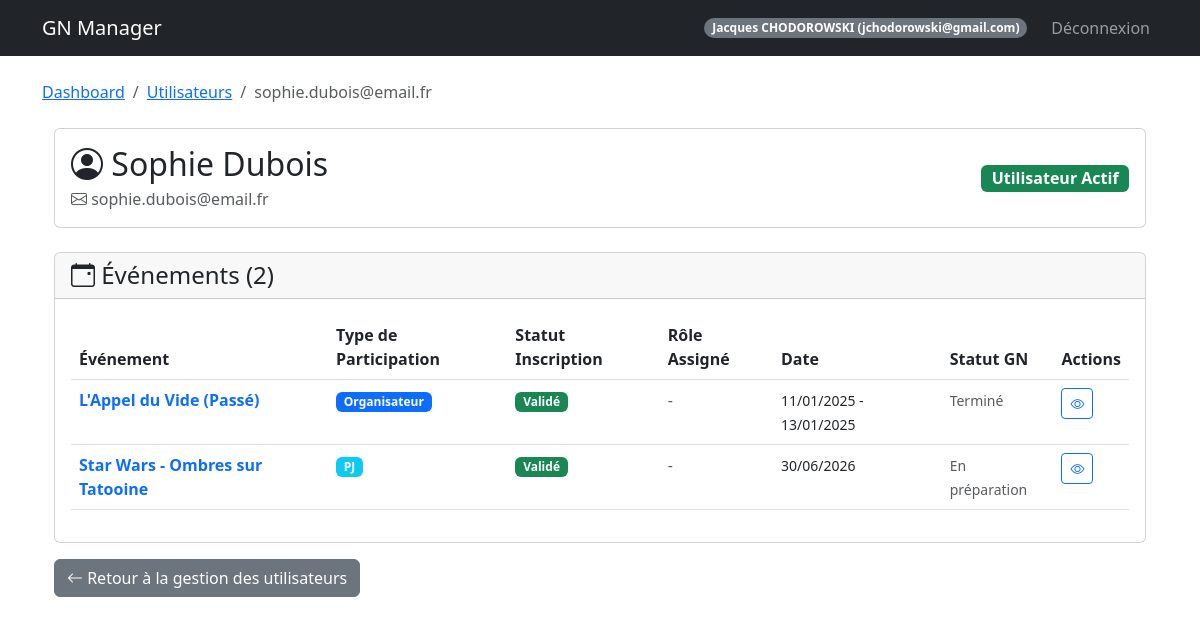
/admin/user/4/events (signed in), run on an earlier commit of the app's database.
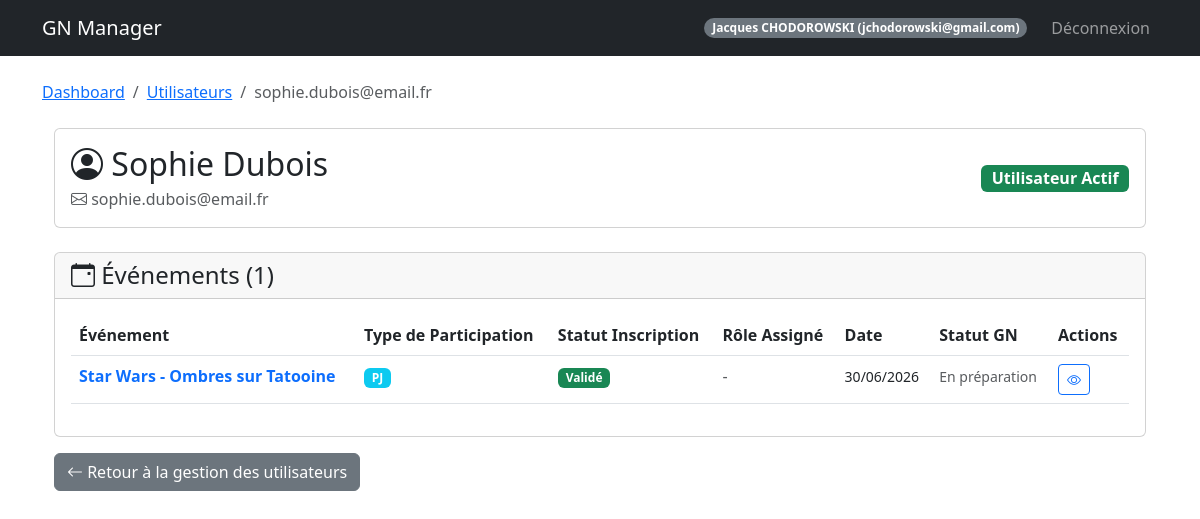
And on a later commit of the database.
### models.py (models this page shows, shortened)
class Event(db.Model):
    id = db.Column(db.Integer, primary_key=True)
    name = db.Column(db.String(100), nullable=False)
    description = db.Column(db.Text)
    date_start = db.Column(db.DateTime, nullable=False)
    date_end = db.Column(db.DateTime, nullable=False)
    location = db.Column(db.String(200))
    background_image = db.Column(db.String(200))
    visibility = db.Column(db.String(20), default='public')  # public, private
    organizer_structure = db.Column(db.String(100))
    org_link_url = db.Column(db.String(255))
    org_link_title = db.Column(db.String(100))
    google_form_url = db.Column(db.String(255))
    google_form_active = db.Column(db.Boolean, default=False)
    external_link = db.Column(db.String(255))
    statut = db.Column(db.String(50), default='En préparation')
    groups_config = db.Column(db.Text, default='{"PJ": ["Peu importe"], "PNJ": ["Peu importe"], "Organisateur": ["Peu importe"]}')
    max_pjs = db.Column(db.Integer, default=50)
    max_pnjs = db.Column(db.Integer, default=10)
    max_organizers = db.Column(db.Integer, default=5)

### routes/admin_routes.py (the view)
@admin_bp.route('/admin/user/<int:user_id>/events')
@login_required
@admin_required
def user_events(user_id):
    user = User.query.get_or_404(user_id)
    participations = Participant.query.filter_by(user_id=user_id)\
        .options(joinedload(Participant.event))\
        .options(joinedload(Participant.role))\
        .order_by(Participant.event_id.desc())\
        .all()
    events_data = []
    seen_events = set()
    for p in participations:
        if p.event_id not in seen_events:
            seen_events.add(p.event_id)
            events_data.append({
                'event': p.event,
                'participation': p,
                'role_name': p.role.name if p.role else None
            })
    breadcrumbs = [
        ('Dashboard', url_for('admin.dashboard')),
        ('Utilisateurs', url_for('admin.dashboard', admin_view='users') + '#admin'),
        (user.email, '#')
    ]
    return render_template(
        'user_events.html',
        user=user,
        events_data=events_data,
        breadcrumbs=breadcrumbs
    )

### models.py (called while the page is built)
    @property
    def is_admin(self):
        return self.role in ['createur', 'sysadmin']

### templates/user_events.html (shortened to what the changed rows need)
{% extends "base.html" %}
{% block content %}
<div class="container mt-4">
    <div class="card mb-4">
        <div class="card-body">
            <div class="row align-items-center">
                <div class="col-md-8">
                    <h2 class="mb-1">
                        <i class="bi bi-person-circle"></i>
                        {{ user.prenom }} {{ user.nom }}
                    </h2>
                </div>
            </div>
        </div>
    </div>
    <div class="card">
        <div class="card-header">
            <h4 class="mb-0">
                <i class="bi bi-calendar-event"></i>
                Événements ({{ events_data|length }})
            </h4>
        </div>
        <div class="card-body">
            {% if events_data %}
            <div class="table-responsive">
                <table class="table table-hover">
                    <thead>
                        <tr>
                            <th>Événement</th>
                            <th>Type de Participation</th>
                            <th>Statut Inscription</th>
                            <th>Rôle Assigné</th>
                            <th>Date</th>
                            <th>Statut GN</th>
                            <th>Actions</th>
                        </tr>
                    </thead>
                    <tbody>
                        {% for item in events_data %}
                        <tr>
                            <td>
                                <a href="{{ url_for('event.detail', event_id=item.event.id) }}"
                                    class="text-decoration-none fw-bold">
                                    {{ item.event.name }}
                                </a>
                            </td>
                            <td>
                                {% if item.participation.type == 'organisateur' %}
                                <span class="badge bg-primary">Organisateur</span>
                                {% elif item.participation.type == 'PJ' %}
                                <span class="badge bg-info">PJ</span>
                                {% elif item.participation.type == 'PNJ' %}
                                <span class="badge bg-secondary">PNJ</span>
                                {% else %}
                                <span class="badge bg-light text-dark">{{ item.participation.type }}</span>
                                {% endif %}
                            </td>
                            <td>
                                {% if item.participation.registration_status == 'Validé' %}
                                <span class="badge bg-success">Validé</span>
                                {% elif item.participation.registration_status == 'En attente' %}
                                <span class="badge bg-warning text-dark">En attente</span>
                                {% elif item.participation.registration_status == 'Rejeté' %}
                                <span class="badge bg-danger">Rejeté</span>
                                {% else %}
                                <span class="badge bg-light text-dark">{{ item.participation.registration_status
                                    }}</span>
                                {% endif %}
                            </td>
                            <td>
                                {% if item.role_name %}
                                <i class="bi bi-person-badge"></i> {{ item.role_name }}
                                {% else %}
                                <span class="text-muted">-</span>
                                {% endif %}
                            </td>
                            <td>
                                <small>
                                    {{ item.event.date_start.strftime('%d/%m/%Y') }}
                                    {% if item.event.date_end != item.event.date_start %}
                                    - {{ item.event.date_end.strftime('%d/%m/%Y') }}
                                    {% endif %}
                                </small>
                            </td>
                            <td>
                                <small class="text-muted">{{ item.event.statut }}</small>
                            </td>
                            <td>
                                <a href="{{ url_for('event.detail', event_id=item.event.id) }}"
                                    class="btn btn-sm btn-outline-primary" title="Voir les détails">
                                    <i class="bi bi-eye"></i>
                                </a>
                            </td>
                        </tr>
                        {% endfor %}
                    </tbody>
                </table>
            </div>
            {% else %}
            <div class="alert alert-info">
                <i class="bi bi-info-circle"></i>
                Cet utilisateur ne participe à aucun événement pour le moment.
            </div>
            {% endif %}
        </div>
    </div>
</div>
{% endblock %}

What changed in the data, as far as the page shows it:
removed Event: event.name "L'Appel du Vide (Passé)", event.date_start "11/01/2025", event.date_end "13/01/2025", event.statut "Terminé"
Also different on the page:
{{ events_data|length }}: "2" → "1"
list line gone: "Organisateur Validé - -"
